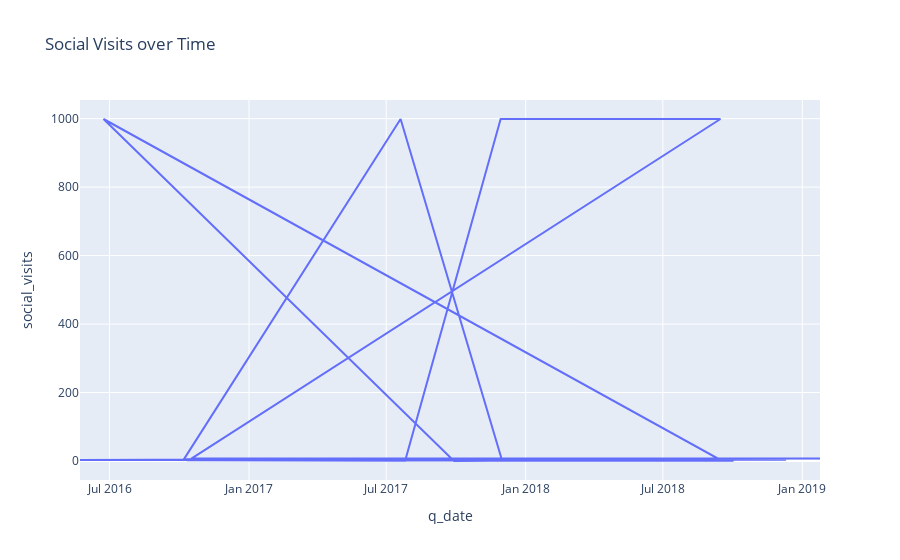

The cell this chart's notebook holds for it:
### Code cell
# A line plot for Social Text over time
import plotly.express as px
import pandas as pd 

data = pd.read_csv("Dataset/Virtual Patient Models_Dataset.csv")
fig = px.line(data, x='q_date', y='social_visits', 
              title='Social Visits over Time')
fig.show()
